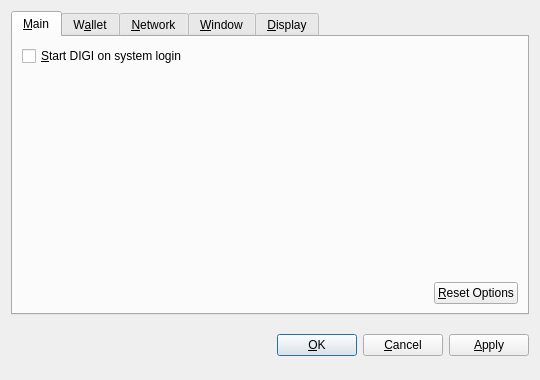
<?xml version="1.0" encoding="UTF-8"?>
<ui version="4.0">
 <class>OptionsDialog</class>
 <widget class="QDialog" name="OptionsDialog">
  <property name="geometry">
   <rect>
    <x>0</x>
    <y>0</y>
    <width>540</width>
    <height>380</height>
   </rect>
  </property>
  <property name="windowTitle">
   <string>Options</string>
  </property>
  <property name="modal">
   <bool>true</bool>
  </property>
  <layout class="QVBoxLayout" name="verticalLayout">
   <item>
    <widget class="QTabWidget" name="tabWidget">
     <property name="tabPosition">
      <enum>QTabWidget::North</enum>
     </property>
     <property name="currentIndex">
      <number>0</number>
     </property>
     <widget class="QWidget" name="tabMain">
      <attribute name="title">
       <string>&amp;Main</string>
      </attribute>
      <layout class="QVBoxLayout" name="verticalLayout_Main">
       <item>
        <widget class="QCheckBox" name="bitcoinAtStartup">
         <property name="toolTip">
          <string>Automatically start DIGI after logging in to the system.</string>
         </property>
         <property name="text">
          <string>&amp;Start DIGI on system login</string>
         </property>
        </widget>
       </item>
       <item>
        <spacer name="verticalSpacer_Main">
         <property name="orientation">
          <enum>Qt::Vertical</enum>
         </property>
         <property name="sizeHint" stdset="0">
          <size>
           <width>20</width>
           <height>40</height>
          </size>
         </property>
        </spacer>
       </item>
       <item>
        <layout class="QHBoxLayout" name="horizontalLayout_2_Main">
         <item>
          <spacer name="horizontalSpacer_2_Main">
           <property name="orientation">
            <enum>Qt::Horizontal</enum>
           </property>
           <property name="sizeHint" stdset="0">
            <size>
             <width>40</width>
             <height>20</height>
            </size>
           </property>
          </spacer>
         </item>
         <item>
          <widget class="QPushButton" name="resetButton">
           <property name="toolTip">
            <string>Reset all client options to default.</string>
           </property>
           <property name="text">
            <string>&amp;Reset Options</string>
           </property>
           <property name="autoDefault">
            <bool>false</bool>
           </property>
          </widget>
         </item>
        </layout>
       </item>
      </layout>
     </widget>
     <widget class="QWidget" name="tabWallet">
      <attribute name="title">
       <string>W&amp;allet</string>
      </attribute>
      <layout class="QVBoxLayout" name="verticalLayout_Network">
       <item>
        <widget class="QLabel" name="transactionFeeInfoLabel">
         <property name="text">
          <string>Optional transaction fee per kB that helps make sure your transactions are processed quickly. Most transactions are 1 kB.</string>
         </property>
         <property name="textFormat">
          <enum>Qt::PlainText</enum>
         </property>
         <property name="wordWrap">
          <bool>true</bool>
         </property>
        </widget>
       </item>
       <item>
        <layout class="QHBoxLayout" name="horizontalLayout_1_Main">
         <item>
          <widget class="QLabel" name="transactionFeeLabel">
           <property name="text">
            <string>Pay transaction &amp;fee</string>
           </property>
           <property name="textFormat">
            <enum>Qt::PlainText</enum>
           </property>
           <property name="buddy">
            <cstring>transactionFee</cstring>
           </property>
          </widget>
         </item>
         <item>
          <widget class="BitcoinAmountField" name="transactionFee"/>
         </item>
         <item>
          <spacer name="horizontalSpacer_1_Main">
           <property name="orientation">
            <enum>Qt::Horizontal</enum>
           </property>
           <property name="sizeHint" stdset="0">
            <size>
             <width>40</width>
             <height>20</height>
            </size>
           </property>
          </spacer>
         </item>
        </layout>
       </item>
       <item>
        <widget class="QLabel" name="label">
         <property name="text">
          <string>If you disable the spending of unconfirmed change, the change from a transaction cannot be used until that transaction has at least one confirmation. This also affects how your balance is computed.</string>
         </property>
         <property name="wordWrap">
          <bool>true</bool>
         </property>
        </widget>
       </item>
       <item>
        <widget class="QCheckBox" name="spendZeroConfChange">
         <property name="text">
          <string>Spend unconfirmed change  (experts only)</string>
         </property>
        </widget>
       </item>
       <item>
        <spacer name="verticalSpacer">
         <property name="orientation">
          <enum>Qt::Vertical</enum>
         </property>
         <property name="sizeHint" stdset="0">
          <size>
           <width>20</width>
           <height>40</height>
          </size>
         </property>
        </spacer>
       </item>
      </layout>
     </widget>
     <widget class="QWidget" name="tabNetwork">
      <attribute name="title">
       <string>&amp;Network</string>
      </attribute>
      <layout class="QVBoxLayout" name="verticalLayout_Network">
       <item>
        <widget class="QCheckBox" name="mapPortUpnp">
         <property name="toolTip">
          <string>Automatically open the DIGI client port on the router. This only works when your router supports UPnP and it is enabled.</string>
         </property>
         <property name="text">
          <string>Map port using &amp;UPnP</string>
         </property>
        </widget>
       </item>
       <item>
        <widget class="QCheckBox" name="connectSocks">
         <property name="toolTip">
          <string>Connect to the DIGI network through a SOCKS proxy (e.g. when connecting through Tor).</string>
         </property>
         <property name="text">
          <string>&amp;Connect through SOCKS proxy:</string>
         </property>
        </widget>
       </item>
       <item>
        <layout class="QHBoxLayout" name="horizontalLayout_Network">
         <item>
          <widget class="QLabel" name="proxyIpLabel">
           <property name="text">
            <string>Proxy &amp;IP:</string>
           </property>
           <property name="textFormat">
            <enum>Qt::PlainText</enum>
           </property>
           <property name="buddy">
            <cstring>proxyIp</cstring>
           </property>
          </widget>
         </item>
         <item>
          <widget class="QValidatedLineEdit" name="proxyIp">
           <property name="maximumSize">
            <size>
             <width>140</width>
             <height>16777215</height>
            </size>
           </property>
           <property name="toolTip">
            <string>IP address of the proxy (e.g. 127.0.0.1)</string>
           </property>
          </widget>
         </item>
         <item>
          <widget class="QLabel" name="proxyPortLabel">
           <property name="text">
            <string>&amp;Port:</string>
           </property>
           <property name="textFormat">
            <enum>Qt::PlainText</enum>
           </property>
           <property name="buddy">
            <cstring>proxyPort</cstring>
           </property>
          </widget>
         </item>
         <item>
          <widget class="QLineEdit" name="proxyPort">
           <property name="maximumSize">
            <size>
             <width>55</width>
             <height>16777215</height>
            </size>
           </property>
           <property name="toolTip">
            <string>Port of the proxy (e.g. 9050)</string>
           </property>
          </widget>
         </item>
         <item>
          <widget class="QLabel" name="socksVersionLabel">
           <property name="text">
            <string>SOCKS &amp;Version:</string>
           </property>
           <property name="textFormat">
            <enum>Qt::PlainText</enum>
           </property>
           <property name="buddy">
            <cstring>socksVersion</cstring>
           </property>
          </widget>
         </item>
         <item>
          <widget class="QValueComboBox" name="socksVersion">
           <property name="toolTip">
            <string>SOCKS version of the proxy (e.g. 5)</string>
           </property>
          </widget>
         </item>
         <item>
          <spacer name="horizontalSpacer_Network">
           <property name="orientation">
            <enum>Qt::Horizontal</enum>
           </property>
           <property name="sizeHint" stdset="0">
            <size>
             <width>40</width>
             <height>20</height>
            </size>
           </property>
          </spacer>
         </item>
        </layout>
       </item>
       <item>
        <spacer name="verticalSpacer_Network">
         <property name="orientation">
          <enum>Qt::Vertical</enum>
         </property>
         <property name="sizeHint" stdset="0">
          <size>
           <width>20</width>
           <height>40</height>
          </size>
         </property>
        </spacer>
       </item>
      </layout>
     </widget>
     <widget class="QWidget" name="tabWindow">
      <attribute name="title">
       <string>&amp;Window</string>
      </attribute>
      <layout class="QVBoxLayout" name="verticalLayout_Window">
       <item>
        <widget class="QCheckBox" name="minimizeToTray">
         <property name="toolTip">
          <string>Show only a tray icon after minimizing the window.</string>
         </property>
         <property name="text">
          <string>&amp;Minimize to the tray instead of the taskbar</string>
         </property>
        </widget>
       </item>
       <item>
        <widget class="QCheckBox" name="minimizeOnClose">
         <property name="toolTip">
          <string>Minimize instead of exit the application when the window is closed. When this option is enabled, the application will be closed only after selecting Quit in the menu.</string>
         </property>
         <property name="text">
          <string>M&amp;inimize on close</string>
         </property>
        </widget>
       </item>
       <item>
        <spacer name="verticalSpacer_Window">
         <property name="orientation">
          <enum>Qt::Vertical</enum>
         </property>
         <property name="sizeHint" stdset="0">
          <size>
           <width>20</width>
           <height>40</height>
          </size>
         </property>
        </spacer>
       </item>
      </layout>
     </widget>
     <widget class="QWidget" name="tabDisplay">
      <attribute name="title">
       <string>&amp;Display</string>
      </attribute>
      <layout class="QVBoxLayout" name="verticalLayout_Display">
       <item>
        <layout class="QHBoxLayout" name="horizontalLayout_1_Display">
         <item>
          <widget class="QLabel" name="langLabel">
           <property name="text">
            <string>User Interface &amp;language:</string>
           </property>
           <property name="textFormat">
            <enum>Qt::PlainText</enum>
           </property>
           <property name="buddy">
            <cstring>lang</cstring>
           </property>
          </widget>
         </item>
         <item>
          <widget class="QValueComboBox" name="lang">
           <property name="toolTip">
            <string>The user interface language can be set here. This setting will take effect after restarting DIGI.</string>
           </property>
          </widget>
         </item>
        </layout>
       </item>
       <item>
        <layout class="QHBoxLayout" name="horizontalLayout_2_Display">
         <item>
          <widget class="QLabel" name="unitLabel">
           <property name="text">
            <string>&amp;Unit to show amounts in:</string>
           </property>
           <property name="textFormat">
            <enum>Qt::PlainText</enum>
           </property>
           <property name="buddy">
            <cstring>unit</cstring>
           </property>
          </widget>
         </item>
         <item>
          <widget class="QValueComboBox" name="unit">
           <property name="toolTip">
            <string>Choose the default subdivision unit to show in the interface and when sending coins.</string>
           </property>
          </widget>
         </item>
        </layout>
       </item>
       <item>
        <widget class="QCheckBox" name="displayAddresses">
         <property name="toolTip">
          <string>Whether to show DIGI addresses in the transaction list or not.</string>
         </property>
         <property name="text">
          <string>&amp;Display addresses in transaction list</string>
         </property>
        </widget>
       </item>
       <item>
        <widget class="QCheckBox" name="coinControlFeatures">
         <property name="toolTip">
          <string>Whether to show coin control features or not.</string>
         </property>
         <property name="text">
          <string>Display coin &amp;control features (experts only!)</string>
         </property>
        </widget>
       </item>
       <item>
        <spacer name="verticalSpacer_Display">
         <property name="orientation">
          <enum>Qt::Vertical</enum>
         </property>
         <property name="sizeHint" stdset="0">
          <size>
           <width>20</width>
           <height>40</height>
          </size>
         </property>
        </spacer>
       </item>
      </layout>
     </widget>
    </widget>
   </item>
   <item>
    <layout class="QHBoxLayout" name="horizontalLayout_Buttons">
     <item>
      <spacer name="horizontalSpacer_1">
       <property name="orientation">
        <enum>Qt::Horizontal</enum>
       </property>
       <property name="sizeHint" stdset="0">
        <size>
         <width>40</width>
         <height>48</height>
        </size>
       </property>
      </spacer>
     </item>
     <item>
      <widget class="QLabel" name="statusLabel">
       <property name="font">
        <font>
         <weight>75</weight>
         <bold>true</bold>
        </font>
       </property>
       <property name="text">
        <string/>
       </property>
       <property name="textFormat">
        <enum>Qt::PlainText</enum>
       </property>
       <property name="wordWrap">
        <bool>true</bool>
       </property>
      </widget>
     </item>
     <item>
      <spacer name="horizontalSpacer_2">
       <property name="orientation">
        <enum>Qt::Horizontal</enum>
       </property>
       <property name="sizeHint" stdset="0">
        <size>
         <width>40</width>
         <height>48</height>
        </size>
       </property>
      </spacer>
     </item>
     <item>
      <widget class="QPushButton" name="okButton">
       <property name="text">
        <string>&amp;OK</string>
       </property>
      </widget>
     </item>
     <item>
      <widget class="QPushButton" name="cancelButton">
       <property name="text">
        <string>&amp;Cancel</string>
       </property>
       <property name="autoDefault">
        <bool>false</bool>
       </property>
      </widget>
     </item>
     <item>
      <widget class="QPushButton" name="applyButton">
       <property name="text">
        <string>&amp;Apply</string>
       </property>
       <property name="autoDefault">
        <bool>false</bool>
       </property>
      </widget>
     </item>
    </layout>
   </item>
  </layout>
 </widget>
 <customwidgets>
  <customwidget>
   <class>BitcoinAmountField</class>
   <extends>QSpinBox</extends>
   <header>bitcoinamountfield.h</header>
  </customwidget>
  <customwidget>
   <class>QValueComboBox</class>
   <extends>QComboBox</extends>
   <header>qvaluecombobox.h</header>
  </customwidget>
  <customwidget>
   <class>QValidatedLineEdit</class>
   <extends>QLineEdit</extends>
   <header>qvalidatedlineedit.h</header>
  </customwidget>
 </customwidgets>
 <resources/>
 <connections/>
</ui>
